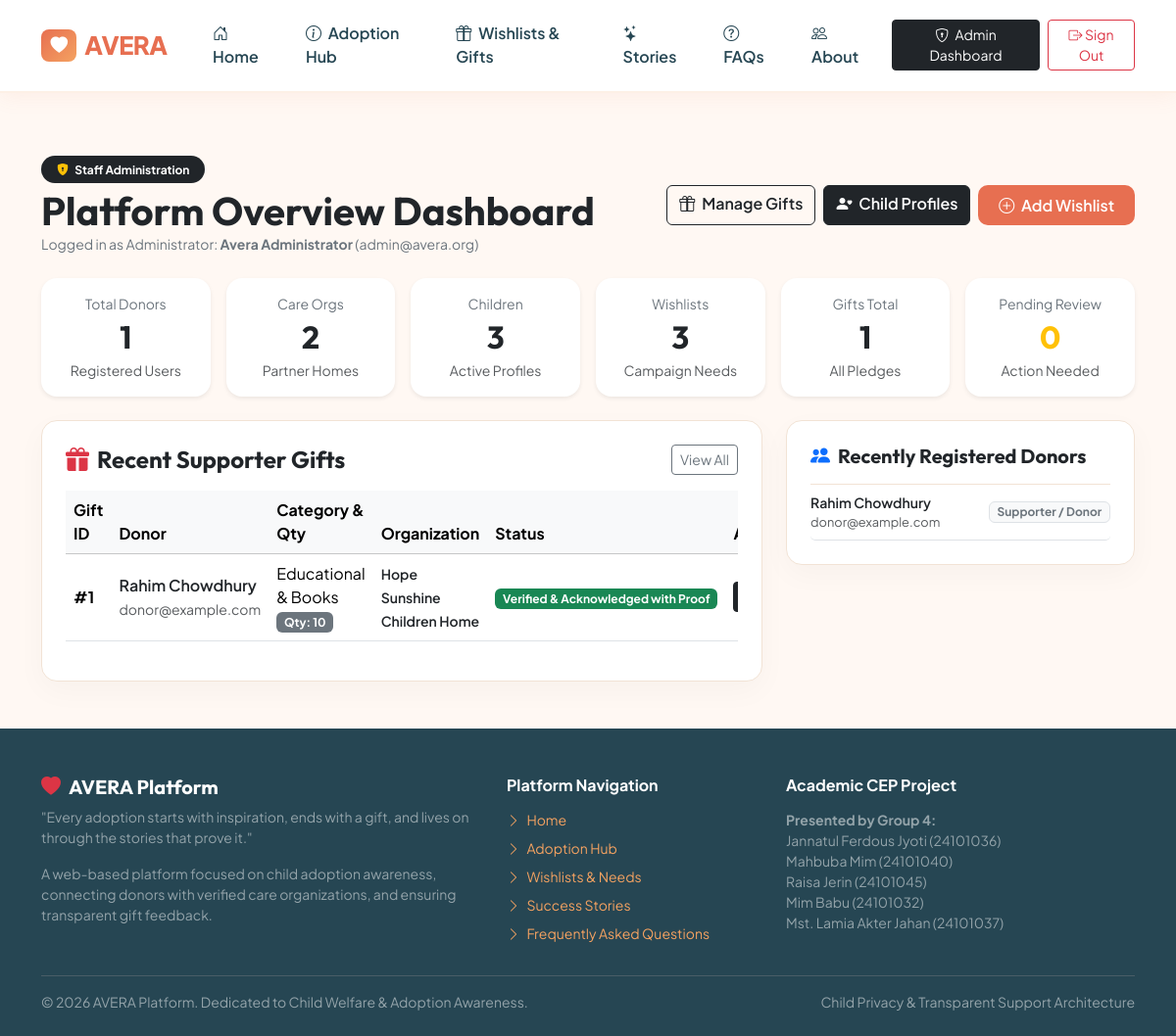
Screenshot of /admin-portal/dashboard/ (signed in) with the database file from the repository.
### accounts/models.py (models this page shows, shortened)
class User(AbstractBaseUser, PermissionsMixin):
    ROLE_CHOICES = (
        ('USER', 'User / Donor'),
        ('ADMIN', 'System Administrator'),
    )
    USER_TYPE_CHOICES = (
        ('donor', 'Supporter / Donor'),
        ('adopter', 'Prospective Adopter'),
        ('volunteer', 'Volunteer'),
    )
    email = models.EmailField(unique=True, verbose_name="Email Address")
    first_name = models.CharField(max_length=60, verbose_name="First Name")
    last_name = models.CharField(max_length=60, verbose_name="Last Name")
    phone = models.CharField(max_length=20, verbose_name="Phone Number", blank=True)
    address = models.TextField(blank=True, verbose_name="Address")
    role = models.CharField(max_length=10, choices=ROLE_CHOICES, default='USER', verbose_name="Role")
    user_type = models.CharField(max_length=20, choices=USER_TYPE_CHOICES, default='donor', verbose_name="User Type")
    is_active = models.BooleanField(default=True)
    is_staff = models.BooleanField(default=False)
    date_joined = models.DateTimeField(default=timezone.now)
    objects = CustomUserManager()
    USERNAME_FIELD = 'email'
    REQUIRED_FIELDS = ['first_name', 'last_name']
    class Meta:
        verbose_name = 'User'
        verbose_name_plural = 'Users'
        ordering = ['-date_joined']
    def get_full_name(self):
        return f"{self.first_name} {self.last_name}".strip() or self.email

### core/models.py (models this page shows, shortened)
class Gift(models.Model):
    GIFT_TYPE_CHOICES = (
        ('Books_Stationery', 'Educational & Books'),
        ('Clothes', 'Clothing & Footwear'),
        ('Toys_Games', 'Toys & Recreation'),
        ('Health_Nutrition', 'Nutrition & Health Supplies'),
        ('Other', 'Other Support'),
    )
    STATUS_CHOICES = (
        ('Pledged', 'Pledged by Donor'),
        ('Dispatched', 'Dispatched / In Transit'),
        ('Received', 'Received by Organization'),
        ('Acknowledged', 'Verified & Acknowledged with Proof'),
    )
    donor = models.ForeignKey(
        settings.AUTH_USER_MODEL,
        on_delete=models.CASCADE,
        related_name="gifts",
        verbose_name="Donor"
    )
    organization = models.ForeignKey(
        CareOrganization,
        on_delete=models.CASCADE,
        related_name="received_gifts",
        verbose_name="Care Organization"
    )
    wishlist_item = models.ForeignKey(
        Wishlist,
        on_delete=models.SET_NULL,
        null=True,
        blank=True,
        related_name="pledges",
        verbose_name="Matched Wishlist Item"
    )
    gift_type = models.CharField(max_length=30, choices=GIFT_TYPE_CHOICES)
    description = models.TextField(verbose_name="Gift Description")
    quantity = models.PositiveIntegerField(default=1, verbose_name="Quantity")
    status = models.CharField(max_length=20, choices=STATUS_CHOICES, default='Pledged')
    tracking_reference = models.CharField(max_length=100, blank=True, verbose_name="Courier / Tracking Ref")
    created_at = models.DateTimeField(auto_now_add=True)
    class Meta:
        verbose_name = "Gift / Support"
        verbose_name_plural = "Gifts / Supports"

class CareOrganization(models.Model):
    VERIFICATION_STATUS = (
        ('Pending', 'Pending Verification'),
        ('Verified', 'Verified Organization'),
        ('Rejected', 'Rejected'),
    )
    name = models.CharField(max_length=200, verbose_name="Organization Name")
    address = models.TextField(verbose_name="Address")
    phone = models.CharField(max_length=30, verbose_name="Phone")
    email = models.EmailField(verbose_name="Email")
    description = models.TextField(verbose_name="Description")
    verification_status = models.CharField(
        max_length=20,
        choices=VERIFICATION_STATUS,
        default='Verified',
        verbose_name="Verification Status"
    )
    website = models.URLField(blank=True, null=True, verbose_name="Website")
    created_at = models.DateTimeField(auto_now_add=True)
    class Meta:
        verbose_name = "Care Organization"
        verbose_name_plural = "Care Organizations"

### core/views.py (the view)
# urls.py: path('admin-portal/dashboard/', views.admin_dashboard, name='admin_dashboard'),
@user_passes_test(is_admin_check, login_url='admin_login')
def admin_dashboard(request):
    total_users = User.objects.filter(role='USER').count()
    total_orgs = CareOrganization.objects.count()
    total_children = Child.objects.count()
    total_wishlists = Wishlist.objects.count()
    total_gifts = Gift.objects.count()
    pending_gifts = Gift.objects.filter(status='Pledged').count()
    recent_gifts = Gift.objects.all().order_by('-created_at')[:8]
    recent_users = User.objects.filter(role='USER').order_by('-date_joined')[:6]
    context = {
        'total_users': total_users,
        'total_orgs': total_orgs,
        'total_children': total_children,
        'total_wishlists': total_wishlists,
        'total_gifts': total_gifts,
        'pending_gifts': pending_gifts,
        'recent_gifts': recent_gifts,
        'recent_users': recent_users,
    }
    return render(request, 'core/admin_dashboard.html', context)

### accounts/authentication.py (called while the page is built)
    def get_user(self, user_id):
        try:
            return User.objects.get(pk=user_id)
        except User.DoesNotExist:
            return None

### core/views.py (called while the page is built)
def is_admin_check(user):
    return user.is_authenticated and (user.role == 'ADMIN' or user.is_staff or user.is_superuser)

### templates/core/admin_dashboard.html (shortened to what this page needs)
{% extends 'base.html' %}
{% block content %}
<div class="container py-5">
    <div class="d-flex flex-wrap justify-content-between align-items-center mb-4 gap-3">
        <div>
            <span class="badge bg-dark px-3 py-2 rounded-pill mb-1">
                <i class="bi bi-shield-lock-fill text-warning me-1"></i> Staff Administration
            </span>
            <h1 class="fw-bold text-dark mb-0">Platform Overview Dashboard</h1>
            <p class="text-secondary small mb-0">Logged in as Administrator: <strong>{{ user.get_full_name }}</strong> ({{ user.email }})</p>
        </div>
        <div class="d-flex gap-2">
            <a href="{% url 'admin_manage_gifts' %}" class="btn btn-outline-dark fw-semibold">
                <i class="bi bi-gift me-1"></i> Manage Gifts
            </a>
            <a href="{% url 'admin_manage_children' %}" class="btn btn-dark fw-semibold">
                <i class="bi bi-person-heart me-1"></i> Child Profiles
            </a>
            <a href="{% url 'admin_manage_wishlists' %}" class="btn btn-avera-primary fw-semibold">
                <i class="bi bi-plus-circle me-1"></i> Add Wishlist
            </a>
        </div>
    </div>
    <div class="row g-3 mb-4">
        <div class="col-xl-2 col-md-4 col-6">
            <div class="card card-avera p-3 border-0 bg-white text-center shadow-sm">
                <div class="text-secondary small">Total Donors</div>
                <h2 class="fw-bold text-dark my-1">{{ total_users }}</h2>
                <small class="text-muted">Registered Users</small>
            </div>
        </div>
        <div class="col-xl-2 col-md-4 col-6">
            <div class="card card-avera p-3 border-0 bg-white text-center shadow-sm">
                <div class="text-secondary small">Care Orgs</div>
                <h2 class="fw-bold text-dark my-1">{{ total_orgs }}</h2>
                <small class="text-muted">Partner Homes</small>
            </div>
        </div>
        <div class="col-xl-2 col-md-4 col-6">
            <div class="card card-avera p-3 border-0 bg-white text-center shadow-sm">
                <div class="text-secondary small">Children</div>
                <h2 class="fw-bold text-dark my-1">{{ total_children }}</h2>
                <small class="text-muted">Active Profiles</small>
            </div>
        </div>
        <div class="col-xl-2 col-md-4 col-6">
            <div class="card card-avera p-3 border-0 bg-white text-center shadow-sm">
                <div class="text-secondary small">Wishlists</div>
                <h2 class="fw-bold text-dark my-1">{{ total_wishlists }}</h2>
                <small class="text-muted">Campaign Needs</small>
            </div>
        </div>
        <div class="col-xl-2 col-md-4 col-6">
            <div class="card card-avera p-3 border-0 bg-white text-center shadow-sm">
                <div class="text-secondary small">Gifts Total</div>
                <h2 class="fw-bold text-dark my-1">{{ total_gifts }}</h2>
                <small class="text-muted">All Pledges</small>
            </div>
        </div>
        <div class="col-xl-2 col-md-4 col-6">
            <div class="card card-avera p-3 border-0 bg-white text-center shadow-sm">
                <div class="text-secondary small">Pending Review</div>
                <h2 class="fw-bold text-warning my-1">{{ pending_gifts }}</h2>
                <small class="text-muted">Action Needed</small>
            </div>
        </div>
    </div>
    <div class="row g-4">
        <div class="col-lg-8">
            <div class="card card-avera p-4">
                <div class="d-flex justify-content-between align-items-center mb-3">
                    <h4 class="fw-bold text-dark mb-0"><i class="bi bi-gift-fill me-2 text-danger"></i>Recent Supporter Gifts</h4>
                    <a href="{% url 'admin_manage_gifts' %}" class="btn btn-sm btn-outline-secondary">View All</a>
                </div>
                <div class="table-responsive">
                    <table class="table table-hover align-middle">
                        <thead class="table-light">
                            <tr>
                                <th>Gift ID</th>
                                <th>Donor</th>
                                <th>Category & Qty</th>
                                <th>Organization</th>
                                <th>Status</th>
                                <th>Action</th>
                            </tr>
                        </thead>
                        <tbody>
                            {% for gift in recent_gifts %}
                                <tr>
                                    <td><strong>#{{ gift.id }}</strong></td>
                                    <td>
                                        <div class="fw-semibold text-dark">{{ gift.donor.get_full_name }}</div>
                                        <small class="text-muted">{{ gift.donor.email }}</small>
                                    </td>
                                    <td>
                                        <div>{{ gift.get_gift_type_display }}</div>
                                        <span class="badge bg-secondary">Qty: {{ gift.quantity }}</span>
                                    </td>
                                    <td><small class="fw-semibold text-dark">{{ gift.organization.name }}</small></td>
                                    <td>
                                        <span class="badge {% if gift.status == 'Acknowledged' %}bg-success{% elif gift.status == 'Pledged' %}bg-warning text-dark{% else %}bg-primary{% endif %}">
                                            {{ gift.get_status_display }}
                                        </span>
                                    </td>
                                    <td>
                                        <a href="{% url 'admin_update_gift_status' gift.id %}" class="btn btn-sm btn-dark">
                                        </a>
                                    </td>
                                </tr>
                            {% empty %}
                                <tr>
                                    <td colspan="6" class="text-center py-4 text-muted">No gifts recorded yet.</td>
                                </tr>
                            {% endfor %}
                        </tbody>
                    </table>
                </div>
            </div>
        </div>
        <div class="col-lg-4">
            <div class="card card-avera p-4">
                <h5 class="fw-bold text-dark mb-3"><i class="bi bi-people-fill me-2 text-primary"></i>Recently Registered Donors</h5>
                <ul class="list-group list-group-flush">
                    {% for u in recent_users %}
                        <li class="list-group-item px-0 py-2 border-bottom">
                            <div class="d-flex justify-content-between align-items-center">
                                <div>
                                    <div class="fw-semibold text-dark small">{{ u.get_full_name }}</div>
                                    <div class="text-muted" style="font-size: 0.8rem;">{{ u.email }}</div>
                                </div>
                                <span class="badge bg-light text-secondary border small">{{ u.get_user_type_display }}</span>
                            </div>
                        </li>
                    {% empty %}
                        <li class="small text-muted py-2">No users registered yet.</li>
                    {% endfor %}
                </ul>
            </div>
        </div>
    </div>
</div>
{% endblock %}

### templates/base.html (style rules this page uses)
:root { --brand-primary: #E76F51; --brand-primary-hover: #D65A3D; --brand-secondary: #F4A261; --brand-sand: #E9C46A; --brand-teal: #2A9D8F; --brand-dark: #264653; --brand-light: #FFF8F3; --brand-card-bg: #FFFFFF; --brand-border: #F2E3D5; }
body { font-family: 'Plus Jakarta Sans', sans-serif; background-color: var(--brand-light); color: #333333; min-height: 100vh; display: flex; flex-direction: column; }
h1, h2, h3, h4, h5, .brand-font { font-family: 'Outfit', sans-serif; }
.btn-avera-primary { background-color: var(--brand-primary); color: white !important; font-weight: 600; border-radius: 10px; padding: 0.55rem 1.3rem; border: none; transition: all 0.2s ease; }
.card-avera { background: #FFFFFF; border-radius: 16px; border: 1px solid var(--brand-border); box-shadow: 0 10px 30px rgba(0, 0, 0, 0.03); transition: transform 0.2s ease, box-shadow 0.2s ease; }

### rows the page displays
User: get_full_name "Avera Administrator", email "admin@avera.org"
Gift: id "1", donor.get_full_name "Rahim Chowdhury", donor.email "donor@example.com", gift_type "Educational & Books", quantity "10", organization.name "Hope Sunshine Children Home", status "Verified & Acknowledged with Proof"
User: get_full_name "Rahim Chowdhury", email "donor@example.com", user_type "Supporter / Donor"

### other values shown
{{ total_users }} "1"
{{ total_orgs }} "2"
{{ total_children }} "3"
{{ total_wishlists }} "3"
{{ total_gifts }} "1"
{{ pending_gifts }} "0"
